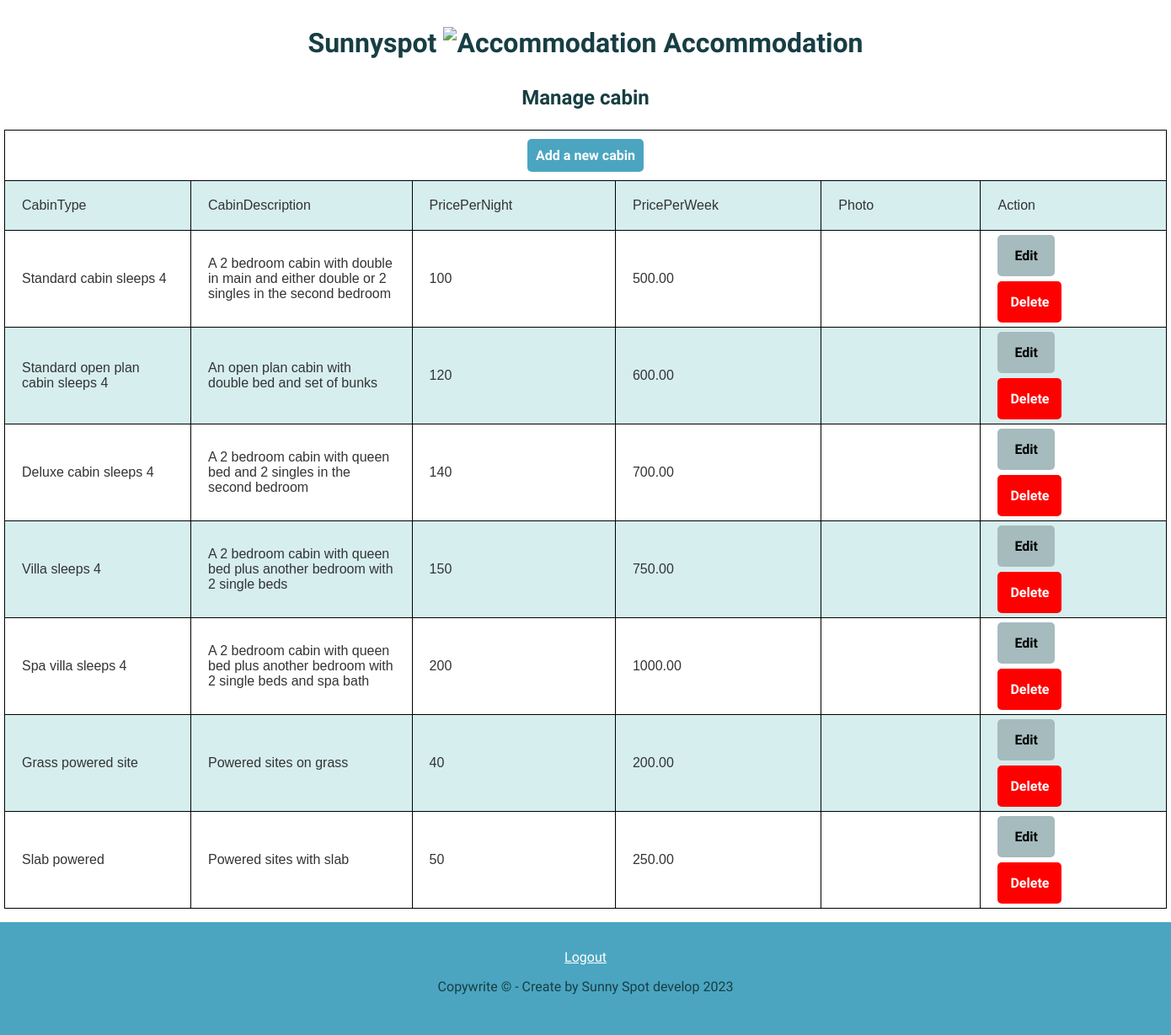
Page /php/showAllCabins.php on the committed database.
### tables this page shows
CREATE TABLE Cabin (
                cabinID BIGINT AUTO_INCREMENT NOT NULL,
                cabinType VARCHAR(150) NOT NULL,
                cabinDescription VARCHAR(255) NOT NULL,
                pricePerNight BIGINT NOT NULL,
                pricePerWeek DECIMAL(10,2) NOT NULL,
                photo VARCHAR(50) NOT NULL,
                PRIMARY KEY (cabinID)
);

### php/showAllCabins.php (the view, shortened to what this page needs)
<?php
require('config.php');
?>
<!DOCTYPE html>
<html>
<head>
    <link href="../style/sunny.css" rel="stylesheet" type="text/css">
</head>
<body>
<header>
    <div class="logo">
    <h1>Sunnyspot <img src="../images/accommodation.png" alt="Accommodation"> Accommodation</h1>
   </div>
</header>
<div class="container">
<h2>Manage cabin</h2>
<?php
    $sql = "SELECT * FROM `cabin`";
    if($ans = $conn->query($sql)){
        if($ans->num_rows < 0){
            echo "No record exists in the manage table";
        }else{
            ?>
    <table>
        <tr>
            <th colspan="7">
            <a href="../php/cabinForm.php" class="button">Add a new cabin</a>
            </th>
        </tr>
        <tr>
            <td>CabinType</td>
            <td>CabinDescription</td>
            <td>PricePerNight</td>
            <td>PricePerWeek</td>
            <td>Photo</td>
            <td>Action</td>
        </tr>
<?php
    while($row = $ans->fetch_array()){
?>
  <tr>
     <td><?php echo $row["cabinType"]; ?></td>
     <td><?php echo $row["cabinDescription"]; ?></td>
     <td><?php echo $row["pricePerNight"]; ?></td>
     <td><?php echo $row["pricePerWeek"]; ?></td>
     <td><img class="img-thumbnail" style="max-width:200px;height:150px" src="../images/<?php echo $row['photo']?>" alt=""></td>
     <td class="links">
        <a href="updateCabin.php?id=<?php echo $row['cabinID']?>" class="btn-cancel">Edit</a><br><br><br>
        <a href="deleteCabin.php?id=<?php echo $row['cabinID'] ?>" class="btn btn-primary">Delete</a>
     </td>
  </tr>
<?php
    }
?>
</table>
<?php
        }
    }
?>
</div>
<footer>
    <a href="../php/adminLogout.php">Logout</a>
    <p>Copywrite © - Create by Sunny Spot develop 2023</p>
  </footer>
</body>
</html>

### style/sunny.css (style rules this page uses)
* { margin: 0; padding: 0; box-sizing: border-box; }
body { font-family: Verdana, Arial, sans-serif; color: #343434; }
h1, h2, h3, p, nav, label { font-family: Quando, Arial, serif; color: #173e43; margin-top: 1em; margin-bottom: 1em; text-align: center; }
.logo { display: block; align-items: center; }
.logo img { max-width: 100%; height: auto; text-align: center; }
.btn-cancel { background-color: #a5bbbe; color: white; padding: 15px 20px; text-decoration: none; font-family: Quando, Arial, serif; font-size: 16px; font-weight: 600; border-radius: 5px; cursor: pointer; }
.btn.btn-primary { background-color: red; color: white; text-decoration: none; font-family: Quando, Arial, serif; font-size: 16px; font-weight: 600; border-radius: 5px; cursor: pointer; padding: 15px; }
.menu a, .container a { text-decoration: none; color: #fff; margin: 15px 0; font-size: 16px; font-family: Quando, Arial, serif; font-weight: 600; }
footer { background-color: #4BA5C1; color: white; text-align: center; padding: 2em; margin-top: 1em; font-family: Quando, Arial, serif; }
footer a { color: white; }

### php/showAllCabins.php (style rules this page uses)
table, th, td { border: 1px solid black; border-collapse: collapse; padding: 20px; margin: auto; width: 1380px; }
th a { text-decoration: none; color: #fff; background-color: #4BA5C1; padding: 10px; border-radius: 5px; }
tr:nth-child(even) { background-color: #D6EEEE; }
.links a { color: black; padding-top: 15px; }

### rows in the picture
cabin: cabinType "Standard cabin sleeps 4", cabinDescription "A 2 bedroom cabin with double in main and either double or 2 singles in the second bedroom", pricePerNight "100", pricePerWeek "500.00"
cabin: cabinType "Standard open plan cabin sleeps 4", cabinDescription "An open plan cabin with double bed and set of bunks", pricePerNight "120", pricePerWeek "600.00"
cabin: cabinType "Deluxe cabin sleeps 4", cabinDescription "A 2 bedroom cabin with queen bed and 2 singles in the second bedroom", pricePerNight "140", pricePerWeek "700.00"
cabin: cabinType "Villa sleeps 4", cabinDescription "A 2 bedroom cabin with queen bed plus another bedroom with 2 single beds", pricePerNight "150", pricePerWeek "750.00"
cabin: cabinType "Spa villa sleeps 4", cabinDescription "A 2 bedroom cabin with queen bed plus another bedroom with 2 single beds and spa bath", pricePerNight "200", pricePerWeek "1000.00"
cabin: cabinType "Grass powered site", cabinDescription "Powered sites on grass", pricePerNight "40", pricePerWeek "200.00"
cabin: cabinType "Slab powered", cabinDescription "Powered sites with slab", pricePerNight "50", pricePerWeek "250.00"
